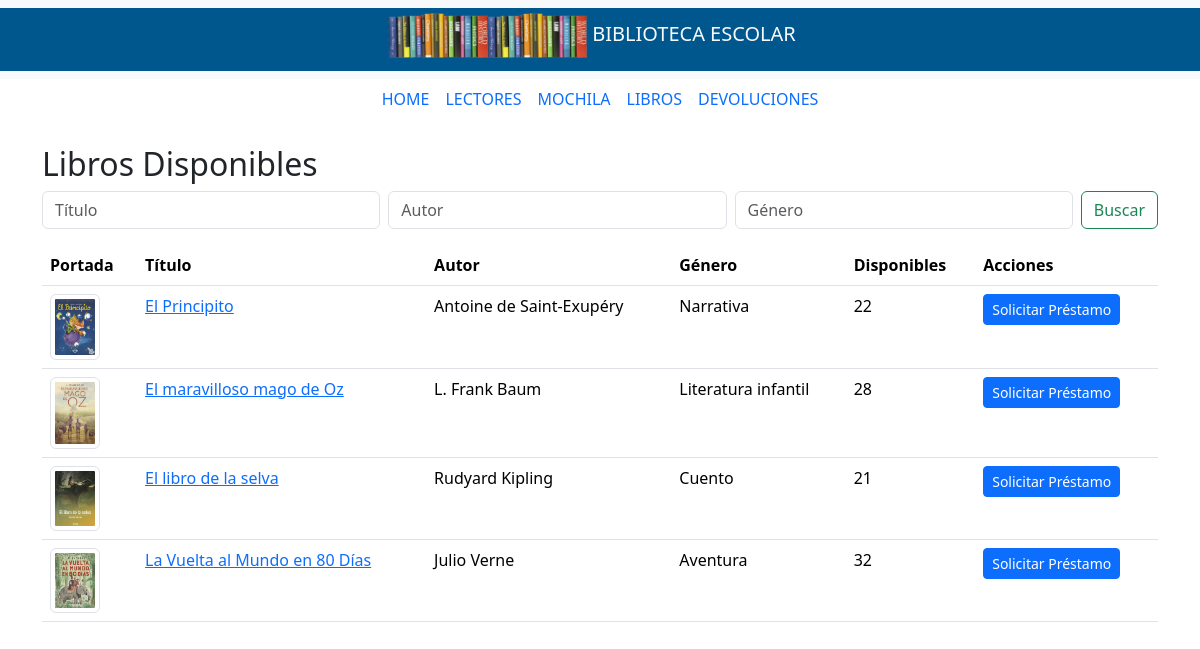
Page /libros/ on the earlier database version.
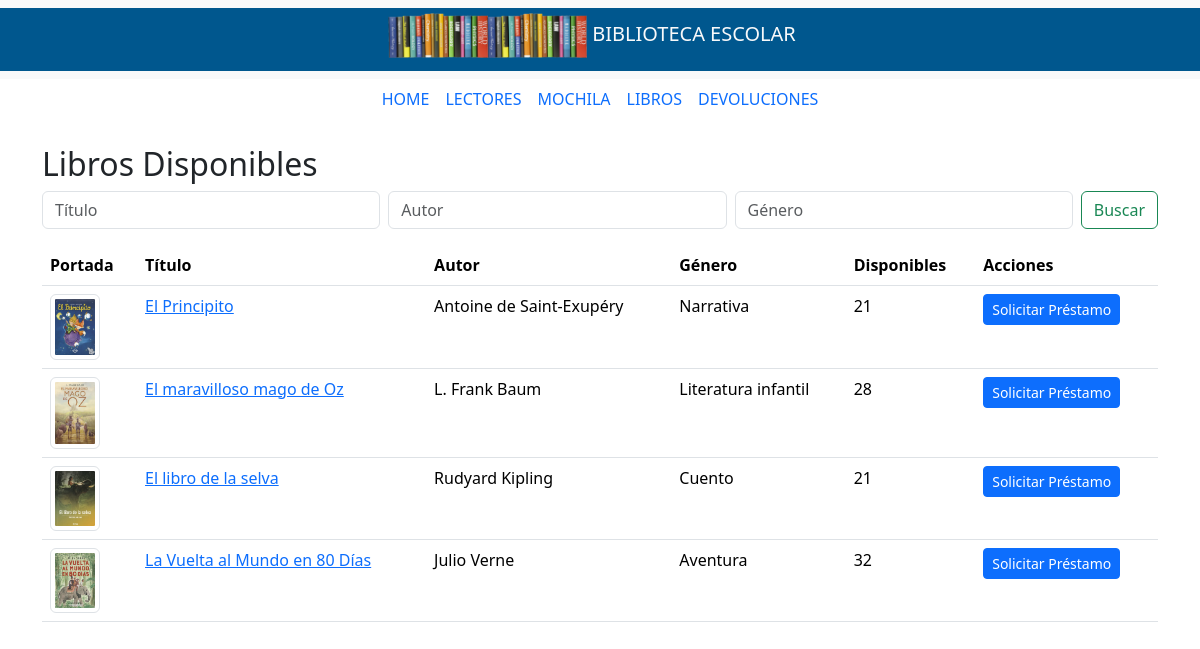
Same page on the later database version.
### sistema_biblioteca_app/models.py (models this page shows, shortened)
class Libro(models.Model):
    titulo = models.CharField(max_length=200)
    autor = models.CharField(max_length=100)
    isbn = models.CharField(max_length=13, unique=True)
    editorial = models.CharField(max_length=100)
    año_publicacion = models.PositiveIntegerField()
    genero = models.CharField(max_length=50)
    cantidad_disponible = models.PositiveIntegerField(default=1)
    imagen = models.ImageField(upload_to='portadas/', null=True, blank=True)

### sistema_biblioteca_app/views.py (the view)
# urls.py: path('libros/', libros_disponibles, name='libros'),
def libros_disponibles(request):
    titulo = request.GET.get('titulo', '')  # Obtén el valor del campo 'titulo'
    autor = request.GET.get('autor', '')    # Obtén el valor del campo 'autor'
    genero = request.GET.get('genero', '')  # Obtén el valor del campo 'genero'
    libros = Libro.objects.filter(cantidad_disponible__gt=0)
    if titulo:
        libros = libros.filter(titulo__icontains=titulo)
    if autor:
        libros = libros.filter(autor__icontains=autor)
    if genero:
        libros = libros.filter(genero__icontains=genero)
    return render(request, 'libros.html', {'libros': libros, 'titulo': titulo, 'autor': autor, 'genero': genero})

### sistema_biblioteca_app/templates/libros.html (shortened to what this page needs)
<!doctype html>
{% extends "index.html" %}
{% load static %}
{% block main_content %}
<div class="container mt-4">
    <h2>Libros Disponibles</h2>
    <form class="d-flex mb-3" role="search" method="GET" action="{% url 'libros' %}">
        <input class="form-control me-2" type="search" placeholder="Título" aria-label="Título" name="titulo" value="{{ titulo }}">
        <input class="form-control me-2" type="search" placeholder="Autor" aria-label="Autor" name="autor" value="{{ autor }}">
        <input class="form-control me-2" type="search" placeholder="Género" aria-label="Género" name="genero" value="{{ genero }}">
        <button class="btn btn-outline-success" type="submit">Buscar</button>
    </form>
    <table class="table table-hover">
        <thead>
            <tr>
                <th>Portada</th>
                <th>Título</th>
                <th>Autor</th>
                <th>Género</th>
                <th>Disponibles</th>
                <th>Acciones</th>
            </tr>
        </thead>
        <tbody>
            {% for libro in libros %}
                <tr>
                    <td>
                        {% if libro.imagen %}
                            <img src="{{ libro.imagen.url }}" class="img-thumbnail" alt="Portada de {{ libro.titulo }}" style="max-width: 50px;">
                        {% else %}
                            <p>Sin portada</p>
                        {% endif %}
                    </td>
                    <td><a href="{% url 'detalle_libro' libro.id %}">{{ libro.titulo }}</a></td>
                    <td>{{ libro.autor }}</td>
                    <td>{{ libro.genero }}</td>
                    <td>{{ libro.cantidad_disponible }}</td>
                    <td>
                        {% if libro.cantidad_disponible > 0 %}
                            <a href="{% url 'prestamo_libro' libro.id %}" class="btn btn-primary btn-sm">Solicitar Préstamo</a>
                        {% else %}
                            <p class="text-danger">No disponible</p>
                        {% endif %}
                    </td>
                </tr>
            {% endfor %}
        </tbody>
    </table>
</div>
{% endblock %}

Differences in the rows shown:
changed Libro "El Principito": cantidad_disponible "22" → "21"
